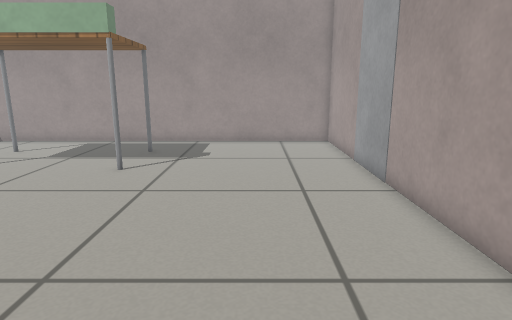
View 1 (above)

12 first-person views from a walk through a robot-simulator world made for Gazebo. The camera is 0.62 m above the floor, tilts 12° down and sees 75° across. The floor is counted in squares, 0.2 m on a side. Each view is taken from the middle of a square. On the plan, view 1 faces up. The plan holds only what a view shows up to about 20 squares ahead; the rest is blank. Gazebo's built-in surfaces are drawn with simple patterns.

View 2
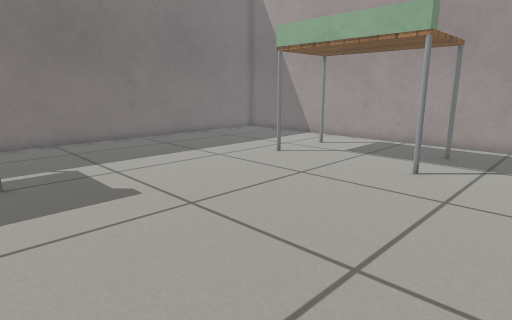

View 3
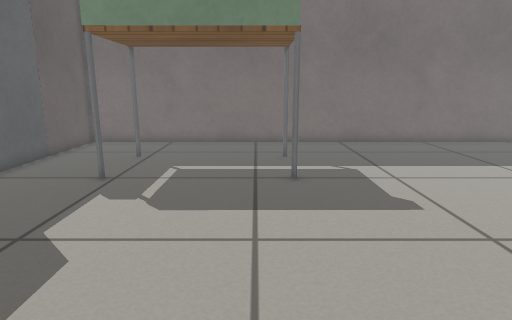

View 4
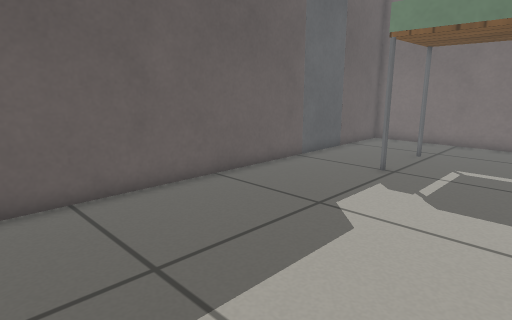

View 5
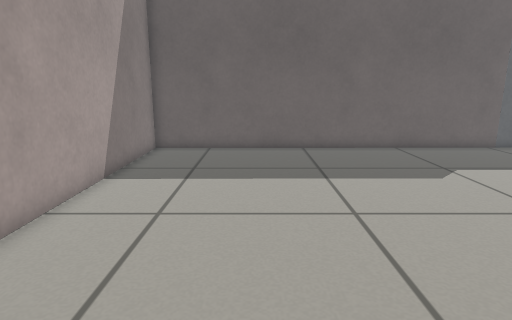

View 6
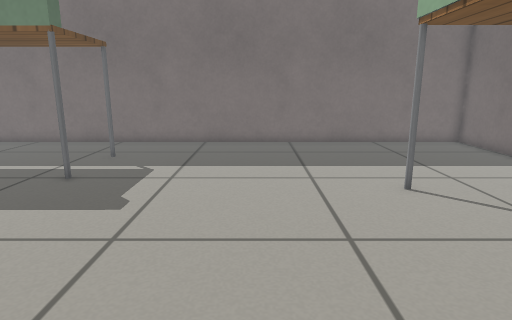

View 7
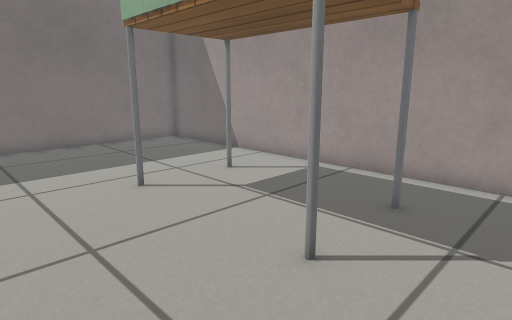

View 8
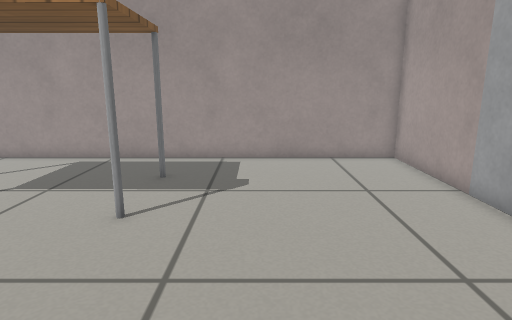

View 9
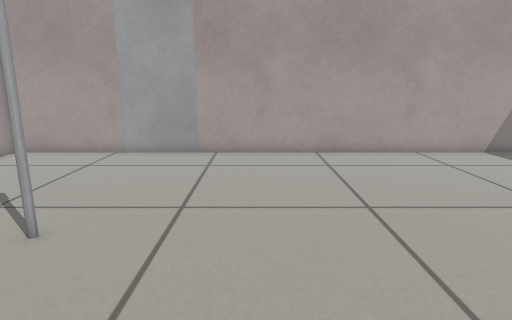

View 10
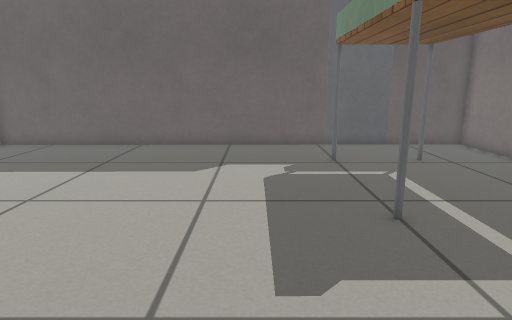

View 11
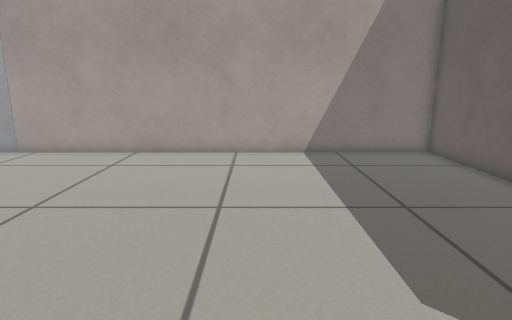

View 12
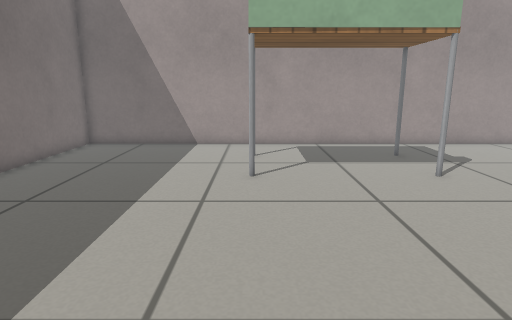

### Floor plan
Points are (right, up) in squares from view 1. A wall is a line through its corners. A room is listed if a view was taken in it or the views show most of it. See-through windows are left out.
Room 1 (views 1, 2, 3, 4, 5, 6, 7, 8, 9, 10, 11, 12)
walls: (4.4, 14.5) (4.4, 20) (-21.6, 20) (-21.6, -9.8) (-17.3, -9.7); (-13.6, -9.7) (4.4, -9.6) (4.4, 10.5)
objects: table (-17, -5); table (-17, 1); table (-12, 13); table (-12, 17); table (-5, 13); table (-5, 17); door leaf (5, 11) to (5, 14)

Positions as (right, up) in squares from view 1, and headings:
1: (0, 0), facing up
2: (-1, 0), facing up-left
3: (-2, 0), facing left
4: (-1, 0), facing down-left
5: (-1, 8), facing down
6: (-2, 8), facing left
7: (-2, 8), facing up-left
8: (-2, 5), facing up
9: (-12, 8), facing right
10: (-10, 9), facing down
11: (-12, -1), facing right
12: (-12, 1), facing up
